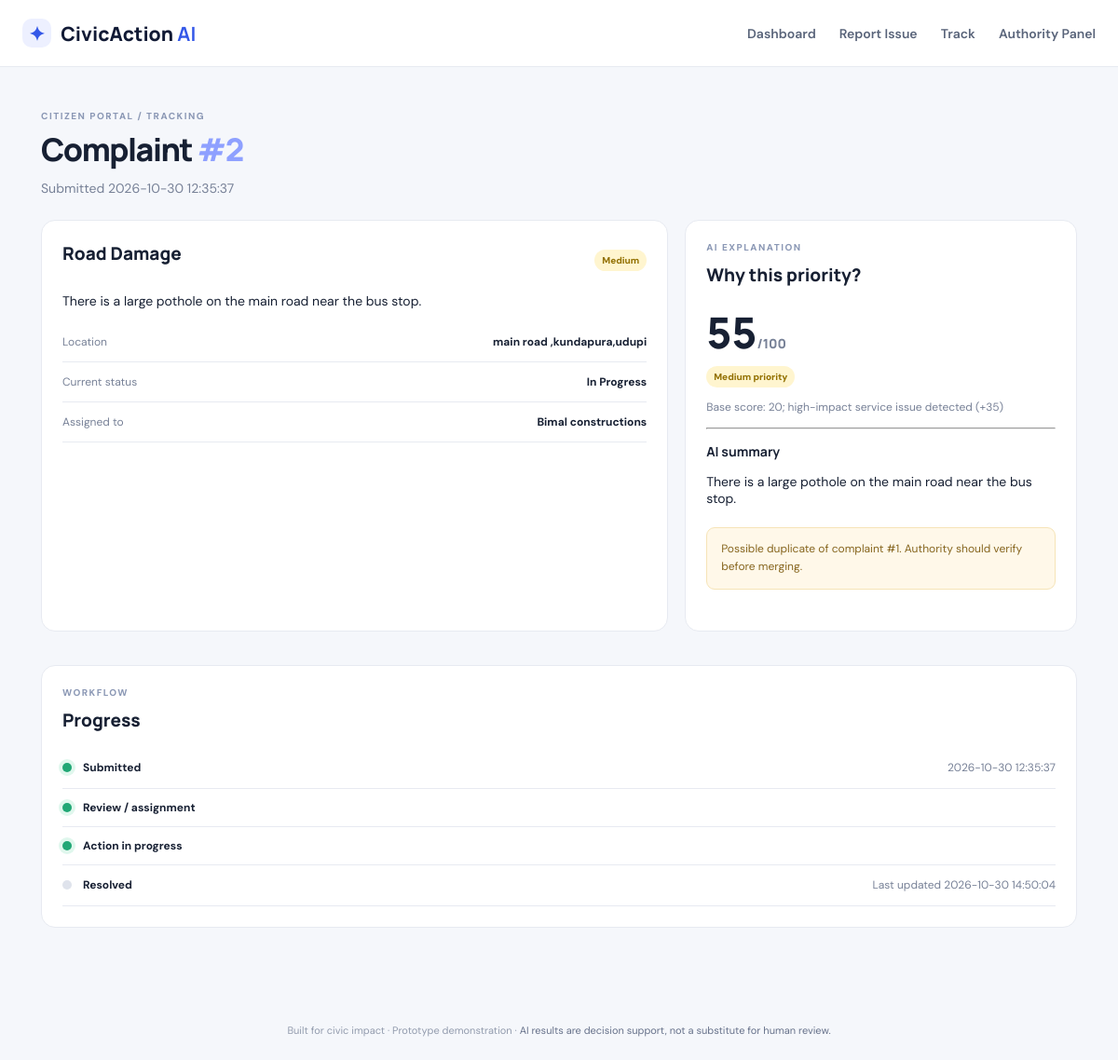
/track/2, run on the app's committed database.
### tables this page shows
CREATE TABLE complaints (
                id INTEGER PRIMARY KEY AUTOINCREMENT,
                citizen_name TEXT NOT NULL,
                description TEXT NOT NULL,
                category TEXT NOT NULL,
                location TEXT NOT NULL,
                latitude REAL,
                longitude REAL,
                image TEXT,
                summary TEXT NOT NULL,
                priority TEXT NOT NULL,
                priority_score INTEGER NOT NULL,
                priority_reason TEXT NOT NULL,
                duplicate_of INTEGER,
                status TEXT NOT NULL DEFAULT 'Submitted',
                assigned_to TEXT DEFAULT '',
                created_at TEXT NOT NULL,
                updated_at TEXT NOT NULL
            );

### app.py (the view)
@app.route("/track/<int:complaint_id>")
def track(complaint_id):
    with get_db() as db:
        complaint = db.execute("SELECT * FROM complaints WHERE id=?", (complaint_id,)).fetchone()
    if not complaint:
        flash("No complaint found with that tracking ID.", "error")
        return redirect(url_for("track_form"))
    return render_template("track.html", complaint=complaint)

### app.py (called while the page is built)
def get_db():
    conn = sqlite3.connect(DB_PATH)
    conn.row_factory = sqlite3.Row
    return conn

### templates/track.html (shortened to what this page needs)
{% extends "base.html" %}
{% block content %}
<div class="page-head"><p class="eyebrow">CITIZEN PORTAL / TRACKING</p><h1>Complaint <span class="accent">#{{ complaint.id }}</span></h1><p>Submitted {{ complaint.created_at }}</p></div>
<div class="section-grid">
  <section class="panel"><div class="panel-heading"><h2>{{ complaint.category }}</h2><span class="priority {{ complaint.priority|lower }}">{{ complaint.priority }}</span></div>
    <p>{{ complaint.description }}</p><div class="detail-row"><span>Location</span><b>{{ complaint.location }}</b></div><div class="detail-row"><span>Current status</span><b>{{ complaint.status }}</b></div><div class="detail-row"><span>Assigned to</span><b>{{ complaint.assigned_to or 'Not assigned yet' }}</b></div>
  </section>
  <section class="panel"><p class="eyebrow">AI EXPLANATION</p><h2>Why this priority?</h2><div class="score">{{ complaint.priority_score }}<small>/100</small></div><span class="priority {{ complaint.priority|lower }}">{{ complaint.priority }} priority</span><p class="muted">{{ complaint.priority_reason }}</p><hr><h3>AI summary</h3><p>{{ complaint.summary }}</p>
  {% if complaint.duplicate_of %}<div class="notice warning">Possible duplicate of complaint #{{ complaint.duplicate_of }}. Authority should verify before merging.</div>{% else %}<div class="notice">No likely duplicate found in the current report set.</div>{% endif %}
  </section>
</div>
<section class="panel"><p class="eyebrow">WORKFLOW</p><h2>Progress</h2><div class="status-line"><span class="status-dot active"></span><b>Submitted</b><span class="muted">{{ complaint.created_at }}</span></div><div class="status-line"><span class="status-dot {{ 'active' if complaint.status in ['Under Review','Assigned','In Progress','Resolved'] else '' }}"></span><b>Review / assignment</b></div><div class="status-line"><span class="status-dot {{ 'active' if complaint.status in ['In Progress','Resolved'] else '' }}"></span><b>Action in progress</b></div><div class="status-line"><span class="status-dot {{ 'active' if complaint.status == 'Resolved' else '' }}"></span><b>Resolved</b><span class="muted">Last updated {{ complaint.updated_at }}</span></div></section>
{% endblock %}

### static/css/style.css (style rules this page uses)
:root { --bg:#f5f7fb;--ink:#172033;--muted:#778197;--line:#e7eaf1;--blue:#3458e8;--navy:#111a35;--green:#12845b }
* { box-sizing:border-box }
body { margin:0;background:var(--bg);color:var(--ink);font-family:'DM Sans',sans-serif;font-size:14px }
.eyebrow { font-size:10px;letter-spacing:1.5px;font-weight:800;color:#8b98b5;margin:0 0 10px }
.hero h1,.page-head h1 { font:800 42px/1.12 Manrope;margin:0 0 14px;letter-spacing:-1.5px }
.hero h1 span,.accent { color:#8ea0ff }
.stat,.panel { background:#fff;border:1px solid var(--line);border-radius:15px;padding:22px }
.section-grid { display:grid;grid-template-columns:1.6fr 1fr;gap:18px;margin-bottom:18px }
.panel { margin-bottom:18px }
.panel h2 { font:750 19px Manrope;margin:0 0 17px }
.panel h3 { font:700 14px Manrope }
.panel-heading { display:flex;justify-content:space-between;align-items:center;gap:12px }
.panel-heading h2 { margin:0 0 15px }
.hint,.muted { color:var(--muted);font-size:12px;line-height:1.6 }
.priority { display:inline-block;padding:5px 8px;border-radius:20px;font-size:10px;font-weight:800;background:#edf0f6;color:#677187 }
.priority.medium { background:#fff5cf;color:#927000 }
.page-head { margin:10px 0 25px }
.page-head h1 { font-size:34px }
.page-head>p:last-child { color:var(--muted) }
.notice { background:#f0f4ff;border:1px solid #dfe5ff;border-radius:9px;padding:13px 15px;color:#53618a;font-size:12px;line-height:1.6;margin:22px 0 }
.notice.warning { background:#fff8e9;border-color:#f6e4b7;color:#86651e }
.detail-row { display:flex;justify-content:space-between;border-bottom:1px solid var(--line);padding:13px 0;font-size:12px }
.detail-row span { color:var(--muted) }
.score { font:800 46px Manrope;margin:15px 0 5px }
.score small { font-size:14px;color:var(--muted) }
.status-line { display:flex;align-items:center;gap:12px;padding:12px 0;border-bottom:1px solid var(--line);font-size:12px }
.status-dot { width:10px;height:10px;border-radius:50%;background:#dfe3ec }
.status-dot.active { background:#21a775;box-shadow:0 0 0 4px #e0f7ed }
.status-line .muted { margin-left:auto }

### data on the page
complaints: id "2", created_at "2026-10-30 12:35:37", category "Road Damage", priority "Medium", description "There is a large pothole on the main road near the bus stop.", location "main road ,kundapura,udupi", status "In Progress", assigned_to "Bimal constructions", priority_score "55", priority_reason "Base score: 20; high-impact service issue detected (+35)", summary "There is a large pothole on the main road near the bus stop.", duplicate_of "1", updated_at "2026-10-30 14:50:04"
